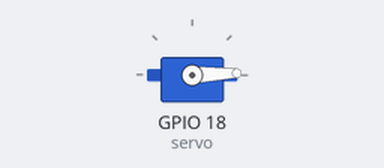
Bench run of a sketch on a simulated ESP32. Shown: servo. What the sketch prints to the serial monitor is not drawn.

Above: at 6.05 s.
At 7.3 s:
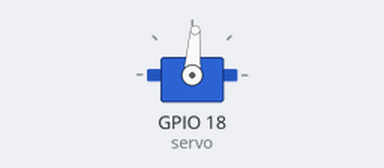
At 8.6 s:
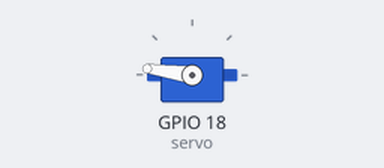
At 11.2 s:
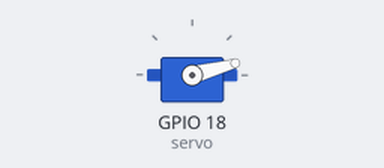
Timing chart, 0 to 13.1 s (numbered marks = the images above):
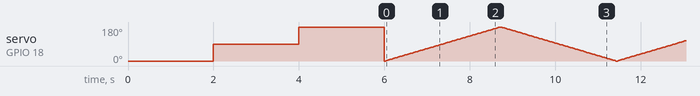

The sketch:

Servo_Test.ino.ino
```cpp
#include <ESP32Servo.h>

Servo servo;

void setup() {
  Serial.begin(115200);

  servo.attach(18);

  Serial.println("RAI SERVO TEST");

  servo.write(0);
  delay(2000);

  servo.write(90);
  delay(2000);

  servo.write(180);
  delay(2000);
}

void loop() {

  for (int pos = 0; pos <= 180; pos++) {
    servo.write(pos);
    delay(15);
  }

  for (int pos = 180; pos >= 0; pos--) {
    servo.write(pos);
    delay(15);
  }

}
```
